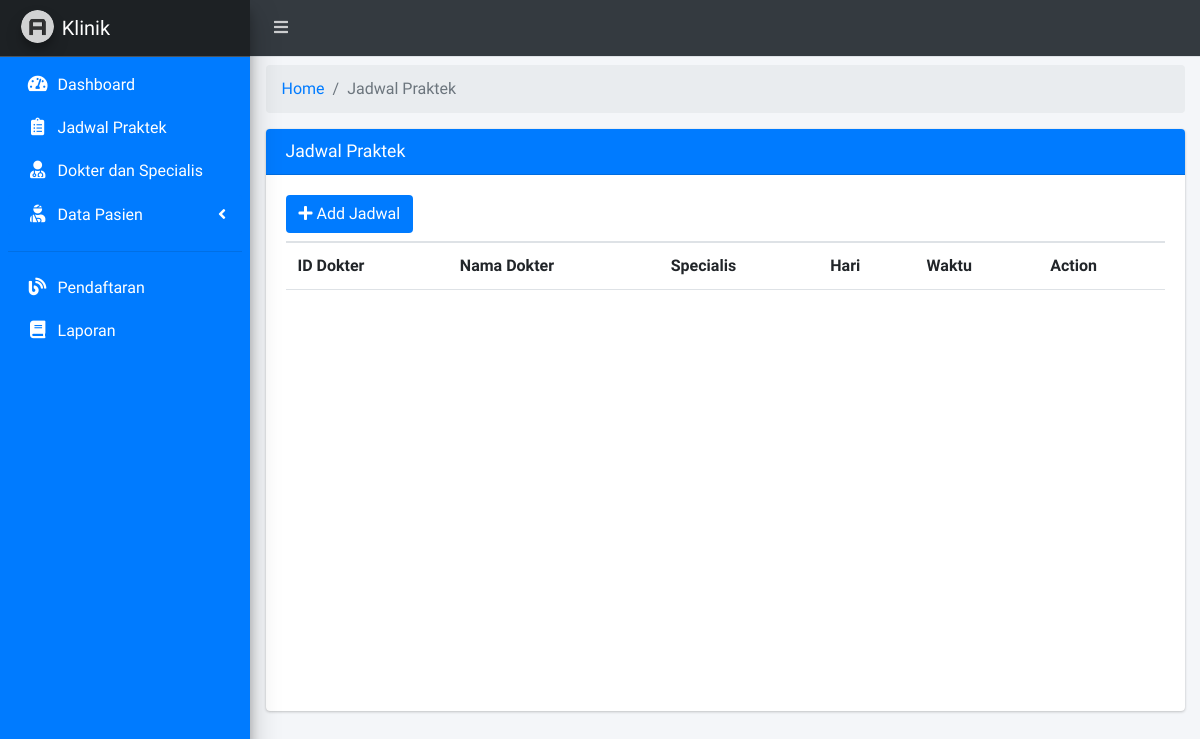
/staff.php?page=jadwal_praktek, run on an earlier commit of the app's database.
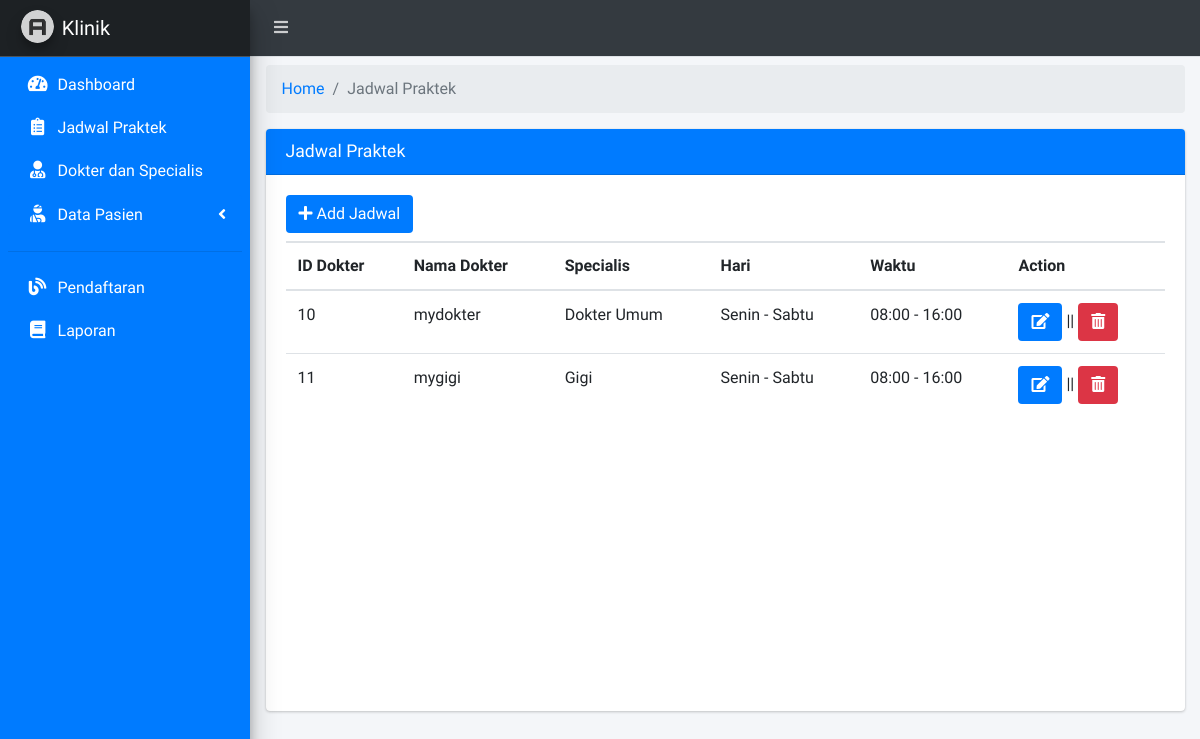
And on a later commit of the database.
### tables this page shows
CREATE TABLE `tb_jadwal_praktek` (
  `id_jadwal_praktek` int(15) NOT NULL,
  `id_dokter` char(15) NOT NULL,
  `id_specialis` char(15) NOT NULL,
  `hari_awal` varchar(225) NOT NULL,
  `hari_akhir` varchar(225) NOT NULL,
  `waktu_buka` varchar(225) NOT NULL,
  `waktu_tutup` varchar(225) NOT NULL
);

CREATE TABLE `tb_dokter` (
  `id_dokter` int(11) NOT NULL,
  `id_user` char(15) NOT NULL,
  `id_specialis` char(15) NOT NULL
);

CREATE TABLE `tb_user` (
  `id_user` char(15) NOT NULL,
  `username` varchar(50) NOT NULL,
  `password` varchar(225) NOT NULL,
  `confirm_password` varchar(225) NOT NULL,
  `nama_user` varchar(30) NOT NULL,
  `jenis_kelamin` varchar(10) NOT NULL,
  `gol_darah` varchar(10) NOT NULL,
  `tempat_lahir` varchar(100) NOT NULL,
  `tanggal_lahir` varchar(225) NOT NULL,
  `agama` varchar(10) NOT NULL,
  `tgl_masuk` varchar(225) NOT NULL
);

CREATE TABLE `tb_specialis` (
  `id_specialis` char(15) NOT NULL,
  `specialis` varchar(50) NOT NULL
);

### page/staff/jadwal_praktek.php (the view, shortened to what this page needs)
<div class="row">
	<div class="col-sm-12">
		<ol class="breadcrumb mt-2">
          <li class="breadcrumb-item"><a href="#">Home</a></li>
          <li class="breadcrumb-item active">Jadwal Praktek</li>
        </ol>
	</div>
</div>
<div class="card">
	<div class="card-header bg-blue">
		<h5 class="card-title">Jadwal Praktek</h5>
	</div>
	<div class="card-body">
		<div class="row">
			<div class="col-sm-12 mb-2">
				<a href="" class="btn bg-blue" data-toggle="modal" data-target="#modal-lg"><i class="fa fa-plus"></i> Add Jadwal</a>
			</div>
			<div class="col-sm-12">
				<div class="table-responsive p-0" style="height: 450px;">
					<table class="table table-head-fixed text-nowrap font-10">
						<thead>
							<tr>
								<th>ID Dokter</th>
								<th>Nama Dokter</th>
								<th>Specialis</th>
								<th>Hari</th>
								<th>Waktu</th>
								<th>Action</th>
							</tr>
						</thead>
						<tbody>
						<?php
						$sqls = mysqli_query($koneksi, "SELECT * FROM tb_jadwal_praktek X INNER JOIN tb_dokter Y ON y.id_dokter = x.id_dokter INNER JOIN tb_specialis z ON z.id_specialis = x.id_specialis INNER JOIN tb_user a ON a.id_user = y.id_user");
						while ($ds = mysqli_fetch_array($sqls)) { ?>
							<tr>
								<td><?= $ds['id_dokter']; ?></td>
								<td><?= $ds['nama_user']; ?></td>
								<td><?= $ds['specialis']; ?></td>
								<td><?= $ds['hari_awal']." - ".$ds['hari_akhir']; ?></td>
								<td><?= $ds['waktu_buka']." - ".$ds['waktu_tutup']; ?></td>
								<td>
									<a href="#jadwalPraktek" id='custId' data-toggle='modal' data-id="<?= $ds['id_dokter'] ?>" class="btn bg-blue"><i class="fa fa-edit"></i></a> || <a href="page/staff/proses/delete_jadwal_praktek.php?id=<?= $ds['id_jadwal_praktek']; ?>" class="btn bg-danger" onclick="return confirm('Apakah anda yakin ingin menghapus data jadwal praktek ini?')"><i class="fa fa-trash-alt"></i></a>
								</td>
							</tr>
						<?php }
						?>
						</tbody>
					</table>
				</div>
			</div>
		</div>
	</div>
</div>

What changed in the data, as far as the page shows it:
added tb_jadwal_praktek: id_dokter.id_dokter "10", tb_user.nama_user "mydokter", id_specialis.specialis "Dokter Umum", hari_awal "Senin", hari_akhir "Sabtu", waktu_buka "08:00", waktu_tutup "16:00"
added tb_jadwal_praktek: id_dokter.id_dokter "11", tb_user.nama_user "mygigi", id_specialis.specialis "Gigi", hari_awal "Senin", hari_akhir "Sabtu", waktu_buka "08:00", waktu_tutup "16:00"
